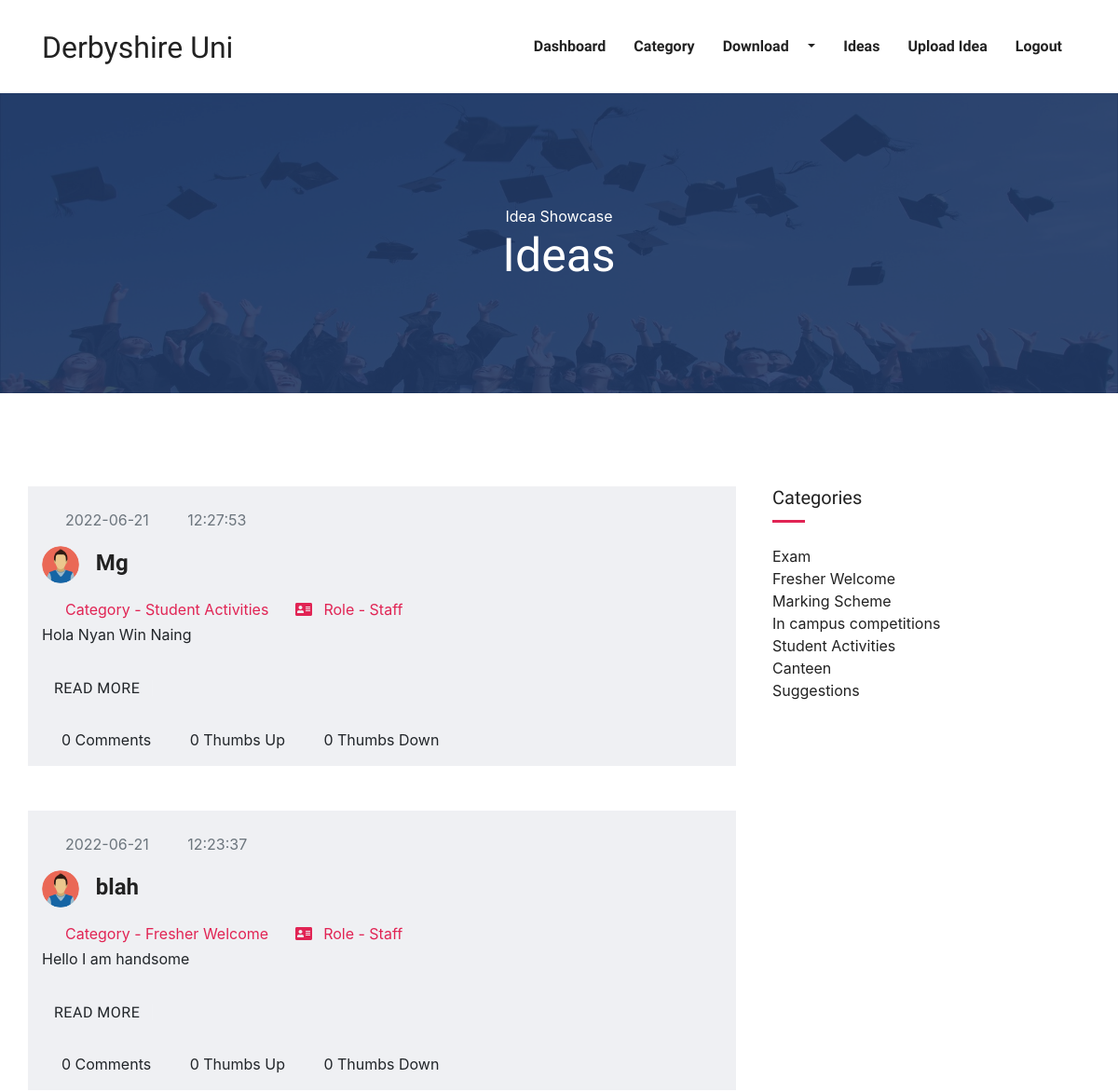
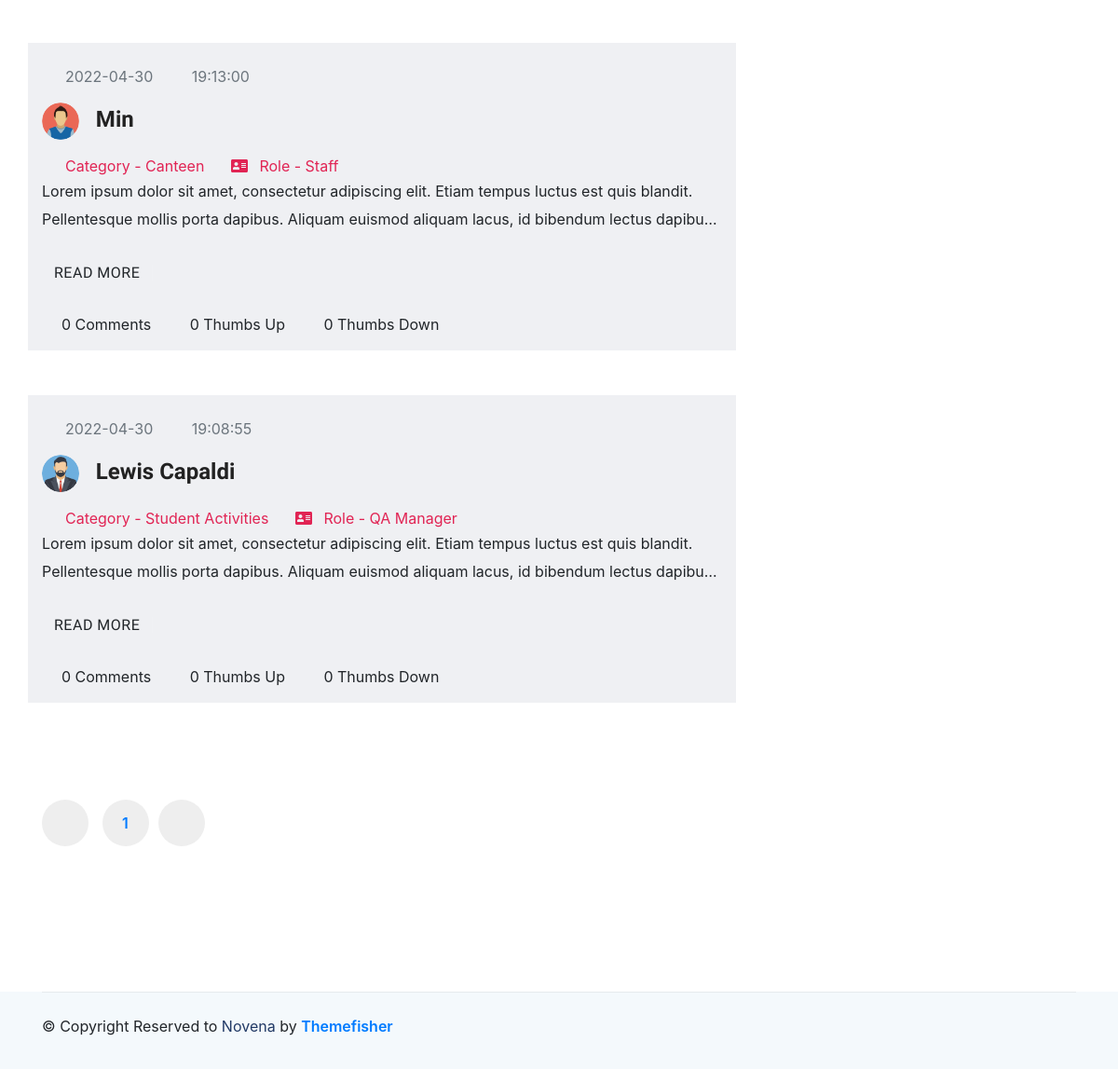
The app's page /ideaShowcase.php (signed in) with its own data (2 pictures, top to bottom).
### tables this page shows
CREATE TABLE `idea` (
  `ideaId` int NOT NULL,
  `qamId` int DEFAULT NULL,
  `qacId` int DEFAULT NULL,
  `staffId` int DEFAULT NULL,
  `adminId` int DEFAULT NULL,
  `categoryId` int DEFAULT NULL,
  `idea` text,
  `document` text,
  `anonymousStatus` tinyint(1) DEFAULT NULL,
  `uploadDate` date DEFAULT NULL,
  `uploadTime` time DEFAULT NULL,
  `thumbUp` int NOT NULL,
  `thumbDown` int NOT NULL
);

CREATE TABLE `staff` (
  `staffId` int NOT NULL,
  `staffName` varchar(50) DEFAULT NULL,
  `staffPhone` varchar(20) DEFAULT NULL,
  `staffEmail` varchar(100) DEFAULT NULL,
  `staffPassword` text,
  `staffAddress` text,
  `status` tinyint(1) DEFAULT NULL,
  `deptId` int DEFAULT NULL
);

CREATE TABLE `category` (
  `categoryId` int NOT NULL,
  `category` varchar(100) NOT NULL
);

CREATE TABLE `qam` (
  `qamId` int NOT NULL,
  `qamName` varchar(30) NOT NULL,
  `qamPhone` varchar(22) NOT NULL,
  `qamEmail` varchar(50) NOT NULL,
  `qamPassword` text NOT NULL,
  `qamAddress` text,
  `status` tinyint(1) NOT NULL
);

### ideaShowcase.php (the view, shortened to what this page needs)
<?php
include "header.php";
?>
<section class="page-title " style="background-image: url('images/bg/hat.png') !important; background-size: cover; background-repeat: no-repeat;">
  <div class="container">
    <div class="row">
      <div class="col-md-12">
        <div class="block text-center">
          <span class="text-white">Idea Showcase</span>
          <h1 class="text-capitalize mb-5 text-lg">Ideas</h1>
        </div>
      </div>
    </div>
  </div>
</section>
<section class="section blog-wrap">
  <div class="container">
    <div class="row">
      <div class="col-lg-8">
        <div class="row">
          <?php
          $numperpage = 5;
          $countIdeas = $conn->prepare("SELECT COUNT(ideaId) from idea");
          $countIdeas->execute();
          $ideaRow = $countIdeas->fetch();
          $numIdeas = $ideaRow[0];
          $numPage = ceil($numIdeas / $numperpage);
          if (isset($_GET['start'])) {
            $page = $_GET['start'];
          } else {
            $page = 0;
          }
          if (!$page)
            $page = 0;
          $start = $page * $numperpage;
          $selectideastmt = $conn->prepare("SELECT * from idea order by uploadDate desc, uploadTime desc limit  $start, $numperpage");
          $selectideastmt->execute();
          $dataoffirststep = $selectideastmt->fetchAll(PDO::FETCH_ASSOC);
          foreach ($dataoffirststep as $datafirststep) {
            $qamId = $datafirststep['qamId'];
            $staffId = $datafirststep['staffId'];
            $ideaId = $datafirststep['ideaId'];
            if ($qamId != 0) {
              $selectqampost = $conn->prepare("SELECT i.*,qm.*,c.* from idea i,qam qm,category c where i.qamId=qm.qamId and i.categoryId=c.categoryId and qm.qamId=$qamId and i.ideaId=$ideaId");
              $selectqampost->execute();
              $dataofqampost = $selectqampost->fetch(PDO::FETCH_ASSOC);
              $date = $dataofqampost['uploadDate'];
              $time = $dataofqampost['uploadTime'];
              $category = $dataofqampost['category'];
              $idea = $dataofqampost['idea'];
              $ideaId = $dataofqampost['ideaId'];
              $anonymous = $dataofqampost['anonymousStatus'];
              if ($anonymous == 1) {
                $authorname = "Anonymous Author";
              } else {
                $authorname = $dataofqampost['qamName'];
              }
              $comment_count = "SELECT * FROM comment WHERE ideaid=:ideaid";
              $comment_counts = $conn->prepare($comment_count);
              $comment_counts->bindParam(":ideaid", $ideaId);
              $comment_counts->execute();
              $total_comment = $comment_counts->rowCount();
              $likes = 1;
              $like_count = "SELECT * FROM rating_info WHERE ideaid=:ideaid AND rating_action=:rating_action";
              $counts = $conn->prepare($like_count);
              $counts->bindParam(":ideaid", $ideaId);
              $counts->bindParam(":rating_action", $likes);
              $counts->execute();
              $like_counts = $counts->rowCount();
              $unlikes = 0;
              $unlike_count = "SELECT * FROM rating_info WHERE ideaid=:ideaid AND rating_action=:rating_action";
              $counts = $conn->prepare($unlike_count);
              $counts->bindParam(":ideaid", $ideaId);
              $counts->bindParam(":rating_action", $unlikes);
              $counts->execute();
              $unlike_counts = $counts->rowCount();
              echo "
              <div class='col-lg-12 col-md-12 mb-5 bg-gray'>
                <div class='blog-item'>
                  <div class='blog-item-content'>
                    <div class='blog-item-meta mb-3 mt-4'>
                      <span class='text-muted text-capitalize mr-3'><i class='icofont-calendar mr-2'></i> $date</span>
                      <span class='text-muted text-capitalize mr-3'><i class='icofont-clock-time mr-1'></i> $time</span>
                    </div>
                    <h4 class='mt-3 mb-3'>
                        <img src='images/manager.webp' class='rounded-circle' style='width: 40px;'> &nbsp; <b>$authorname</b></h4>
                        <span class='text-color-2 text-capitalize mr-3'><i class='icofont-book-mark mr-2'></i> Category - $category</span>
                        <span class='text-color-2 text-capitalize mr-3'><i class='fas fa-address-card mx-2'></i> Role - QA Manager</span>
                    <p class='mb-4 makeline'>$idea</p>
                    <a href='like_unlike.php?ideaIdToDetail=$ideaId' target='_blank' class='btn btn-main btn-icon btn-round-full'>Read More <i class='icofont-simple-right ml-2'></i></a>
                    <div class='blog-item-meta mb-3 mt-4'>
                      <span class='text-black text-capitalize mr-3'><i class='icofont-comment mr-1'></i> $total_comment Comments</span>
                      <span class='text-black text-capitalize mr-3'><i class='icofont-thumbs-up mr-1'></i> $like_counts Thumbs Up</span>
                      <span class='text-black text-capitalize mr-3'><i class='icofont-thumbs-down mr-1'></i> $unlike_counts Thumbs Down</span>
                    </div>
                  </div>
                </div>
              </div>
              ";
            }
            if ($staffId != 0) {
              $selectstaffpost = $conn->prepare("SELECT i.*,s.*,c.* from idea i,staff s,category c where i.staffId=s.staffId and i.categoryId=c.categoryId and s.staffId=$staffId and i.ideaId=$ideaId");
              $selectstaffpost->execute();
              $dataofstaffpost = $selectstaffpost->fetch(PDO::FETCH_ASSOC);
              $date = $dataofstaffpost['uploadDate'];
              $time = $dataofstaffpost['uploadTime'];
              $category = $dataofstaffpost['category'];
              $idea = $dataofstaffpost['idea'];
              $ideaId = $dataofstaffpost['ideaId'];
              $anonymous = $dataofstaffpost['anonymousStatus'];
              if ($anonymous == 1) {
                $authorname = "Anonymous Author";
              } else {
                $authorname = $dataofstaffpost['staffName'];
              }
              $comment_count = "SELECT * FROM comment WHERE ideaid=:ideaid";
              $comment_counts = $conn->prepare($comment_count);
              $comment_counts->bindParam(":ideaid", $ideaId);
              $comment_counts->execute();
              $total_comment = $comment_counts->rowCount();
              $likes = 1;
              $like_count = "SELECT * FROM rating_info WHERE ideaid=:ideaid AND rating_action=:rating_action";
              $counts = $conn->prepare($like_count);
              $counts->bindParam(":ideaid", $ideaId);
              $counts->bindParam(":rating_action", $likes);
              $counts->execute();
              $like_counts = $counts->rowCount();
              $unlikes = 0;
              $unlike_count = "SELECT * FROM rating_info WHERE ideaid=:ideaid AND rating_action=:rating_action";
              $counts = $conn->prepare($unlike_count);
              $counts->bindParam(":ideaid", $ideaId);
              $counts->bindParam(":rating_action", $unlikes);
              $counts->execute();
              $unlike_counts = $counts->rowCount();
              echo "
              <div class='col-lg-12 col-md-12 mb-5 bg-gray'>
                <div class='blog-item'>
                  <div class='blog-item-content'>
                    <div class='blog-item-meta mb-3 mt-4'>
                      <span class='text-muted text-capitalize mr-3'><i class='icofont-calendar mr-2'></i> $date</span>
                      <span class='text-muted text-capitalize mr-3'><i class='icofont-clock-time mr-1'></i> $time</span>
                    </div>
                    <h4 class='mt-3 mb-3'>
                        <img src='images/staff.webp' class='rounded-circle' style='width: 40px;'> &nbsp; <b>$authorname</b></h4>
                        <span class='text-color-2 text-capitalize mr-3'><i class='icofont-book-mark mr-2'></i> Category - $category</span>
                        <span class='text-color-2 text-capitalize mr-3'><i class='fas fa-address-card mx-2'></i> Role - Staff</span>
                    <p class='mb-4 makeline'>$idea</p>
                    <a href='like_unlike.php?ideaIdToDetail=$ideaId' target='_blank' class='btn btn-main btn-icon btn-round-full'>Read More <i class='icofont-simple-right ml-2'></i></a>
                    <div class='blog-item-meta mb-3 mt-4'>
                      <span class='text-black text-capitalize mr-3'><i class='icofont-comment mr-1'></i> $total_comment Comments</span>
                      <span class='text-black text-capitalize mr-3'><i class='icofont-thumbs-up mr-1'></i> $like_counts Thumbs Up</span>
                      <span class='text-black text-capitalize mr-3'><i class='icofont-thumbs-down mr-1'></i> $unlike_counts Thumbs Down</span>
                    </div>
                  </div>
                </div>
              </div>
              ";
            }
          }
          ?>
        </div>
      </div>
      <div class="col-lg-4">
        <div class="sidebar-wrap pl-lg-4 mt-5 mt-lg-0">
          <div class="sidebar-widget category mb-3">
            <h5 class="mb-4">Categories</h5>
            <ul class="list-unstyled">
              <li class="align-items-center">
                <?php
                $selectcat = $conn->prepare("SELECT * from category");
                $selectcat->execute();
                $dataofcat = $selectcat->fetchAll(PDO::FETCH_ASSOC);
                foreach ($dataofcat as $data) {
                  $category = $data['category'];
                  echo "<a href=''>$category</a><span></span><br>";
                }
                ?>
              </li>
            </ul>
          </div>
        </div>
      </div>
    </div>
    <div class="row mt-5">
      <div class="col-lg-8">
        <nav class="pagination py-2 d-inline-block">
          <div class="nav-links">
            <?php
            $prevPage = $page - 1;
            echo '
            <a class="page-numbers" href="ideaShowcase.php?start=' . $prevPage . '"><i class="icofont-thin-double-left"></i></a>
            ';
            for ($i = 0; $i < $numPage; $i++) {
              $y = $i + 1;
              echo '
                <a class="page-numbers" href="ideaShowcase.php?start=' . $i . '">' . $y . '</a>';
            }
            $nextPage = $page + 1;
            echo '<a class="page-numbers" href="ideaShowcase.php?start=' . $nextPage . '"><i class="icofont-thin-double-right"></i></a>';
            ?>
          </div>
        </nav>
      </div>
    </div>
  </div>
</section>
<?php
include "footer.php";
?>

### records on screen
idea: uploadDate "2022-06-21", uploadTime "12:27:53", staffId.staffName "Mg", categoryId.category "Student Activities", idea "Hola Nyan Win Naing", total_comment "0", like_counts "0", unlike_counts "0"
idea: uploadDate "2022-06-21", uploadTime "12:23:37", staffId.staffName "blah", categoryId.category "Fresher Welcome", idea "Hello I am handsome", total_comment "0", like_counts "0", unlike_counts "0"
idea: uploadDate "2022-04-30", uploadTime "19:13:00", staffId.staffName "Min", categoryId.category "Canteen", idea "Lorem ipsum dolor sit amet, consectetur adipiscing elit. Etiam tempus luctus est quis blandit. Pellentesque mollis porta dapibus. Aliquam euismod aliquam lacus, id bibendum lectus…", total_comment "0", like_counts "0", unlike_counts "0"
idea: uploadDate "2022-04-30", uploadTime "19:08:55", qamId.qamName "Lewis Capaldi", categoryId.category "Student Activities", idea "Lorem ipsum dolor sit amet, consectetur adipiscing elit. Etiam tempus luctus est quis blandit. Pellentesque mollis porta dapibus. Aliquam euismod aliquam lacus, id bibendum lectus…", total_comment "0", like_counts "0", unlike_counts "0"
category: category "Exam"
category: category "Fresher Welcome"
category: category "Marking Scheme"
category: category "In campus competitions"
category: category "Student Activities"
category: category "Canteen"
category: category "Suggestions"

### other values on screen
$y "1"
